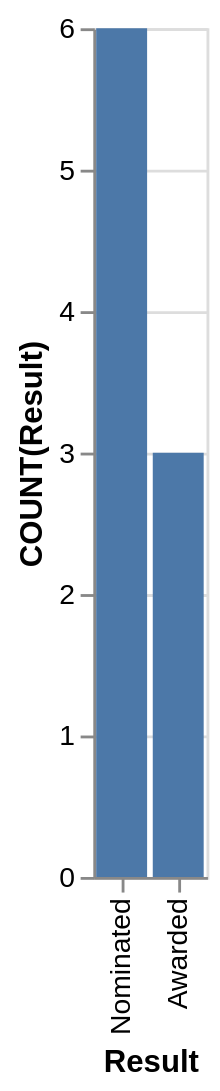

Here is the Vega-Lite specification saved for this chart:
### Vega-Lite specification from a JSON file in a GitHub repository (floating-point values rounded to 4 significant figures)
{"data": {"values": [{"x_data": "Nominated", "y_data": 6}, {"x_data": "Awarded", "y_data": 3}]}, "mark": "bar", "encoding": {"x": {"field": "x_data", "type": "nominal", "title": "Result", "sort": {"op": "sum", "field": "y_data", "order": "descending"}}, "y": {"field": "y_data", "type": "quantitative", "title": "COUNT(Result)"}}}
